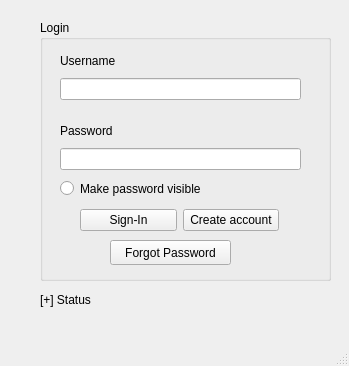
<?xml version="1.0" encoding="UTF-8"?>
<ui version="4.0">
 <class>getFit</class>
 <widget class="QMainWindow" name="getFit">
  <property name="geometry">
   <rect>
    <x>0</x>
    <y>0</y>
    <width>349</width>
    <height>366</height>
   </rect>
  </property>
  <property name="windowTitle">
   <string>getFit</string>
  </property>
  <widget class="QWidget" name="centralwidget">
   <widget class="QGroupBox" name="groupBox">
    <property name="geometry">
     <rect>
      <x>40</x>
      <y>20</y>
      <width>291</width>
      <height>261</height>
     </rect>
    </property>
    <property name="title">
     <string>Login</string>
    </property>
    <widget class="QRadioButton" name="button_s">
     <property name="geometry">
      <rect>
       <x>20</x>
       <y>160</y>
       <width>191</width>
       <height>17</height>
      </rect>
     </property>
     <property name="text">
      <string>Make password visible</string>
     </property>
    </widget>
    <widget class="QWidget" name="layoutWidget">
     <property name="geometry">
      <rect>
       <x>20</x>
       <y>30</y>
       <width>241</width>
       <height>50</height>
      </rect>
     </property>
     <layout class="QVBoxLayout" name="verticalLayout">
      <item>
       <widget class="QLabel" name="label">
        <property name="text">
         <string>Username</string>
        </property>
       </widget>
      </item>
      <item>
       <widget class="QLineEdit" name="user_sign">
        <property name="frame">
         <bool>true</bool>
        </property>
       </widget>
      </item>
     </layout>
    </widget>
    <widget class="QWidget" name="layoutWidget">
     <property name="geometry">
      <rect>
       <x>20</x>
       <y>100</y>
       <width>241</width>
       <height>50</height>
      </rect>
     </property>
     <layout class="QVBoxLayout" name="verticalLayout_2">
      <item>
       <widget class="QLabel" name="label_2">
        <property name="text">
         <string>Password</string>
        </property>
       </widget>
      </item>
      <item>
       <widget class="QLineEdit" name="passw_sign">
        <property name="maxLength">
         <number>40</number>
        </property>
        <property name="echoMode">
         <enum>QLineEdit::Password</enum>
        </property>
       </widget>
      </item>
     </layout>
    </widget>
    <widget class="QWidget" name="layoutWidget">
     <property name="geometry">
      <rect>
       <x>40</x>
       <y>180</y>
       <width>199</width>
       <height>41</height>
      </rect>
     </property>
     <layout class="QHBoxLayout" name="horizontalLayout">
      <item>
       <widget class="QPushButton" name="push_signin">
        <property name="text">
         <string>Sign-In</string>
        </property>
       </widget>
      </item>
      <item>
       <widget class="QPushButton" name="pushcreate_sign">
        <property name="text">
         <string>Create account</string>
        </property>
       </widget>
      </item>
     </layout>
    </widget>
    <widget class="QPushButton" name="forgot_pass">
     <property name="geometry">
      <rect>
       <x>70</x>
       <y>220</y>
       <width>121</width>
       <height>25</height>
      </rect>
     </property>
     <property name="text">
      <string>Forgot Password</string>
     </property>
    </widget>
   </widget>
   <widget class="QLabel" name="label_3">
    <property name="geometry">
     <rect>
      <x>40</x>
      <y>290</y>
      <width>81</width>
      <height>20</height>
     </rect>
    </property>
    <property name="text">
     <string>[+] Status</string>
    </property>
   </widget>
  </widget>
  <widget class="QMenuBar" name="menubar">
   <property name="geometry">
    <rect>
     <x>0</x>
     <y>0</y>
     <width>349</width>
     <height>22</height>
    </rect>
   </property>
  </widget>
  <widget class="QStatusBar" name="statusbar"/>
 </widget>
 <resources/>
 <connections/>
</ui>
